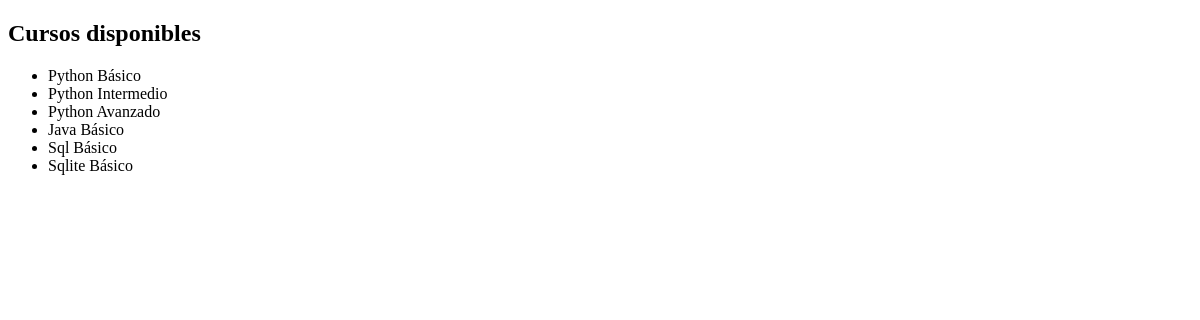
Page /Appdjango/l-cursos on the earlier database version.
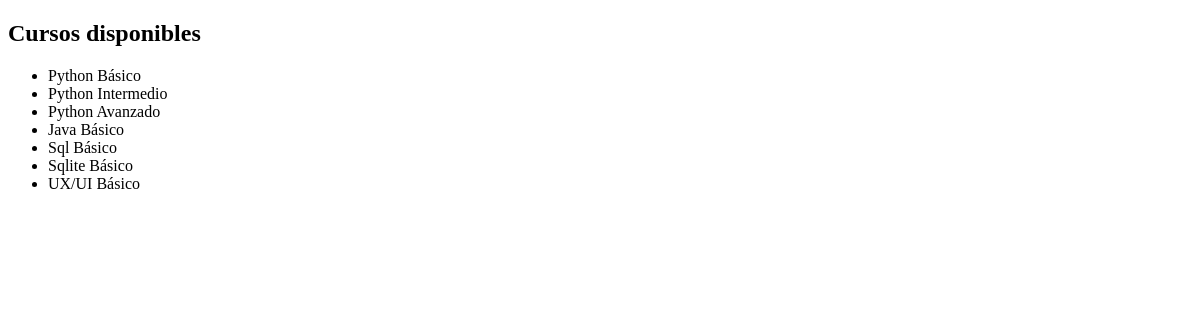
Same page on the later database version.
### AplicacionDjango/models.py (models this page shows, shortened)
class Curso(models.Model):
    nombre = models.CharField(max_length=50)
    comision = models.IntegerField()

### AplicacionDjango/views.py (the view)
# urls.py: path('l-cursos', lista_cursos),
def lista_cursos(self):
    lista = Curso.objects.all()
    return render(self, "lista_cursos.html", {"lista_cursos": lista})

### AplicacionDjango/templates/lista_cursos.html (shortened to what this page needs)
<!DOCTYPE html>
<html lang="en">
<head>
</head>
<body>
    <h2>Cursos disponibles</h2>
    <ul>
    {% for curso in lista_cursos %}
        <li>{{curso.nombre}}</li>
    {% endfor %}
    </ul>
</body>
</html>

Differences in the rows shown:
added Curso: nombre "UX/UI Básico"
